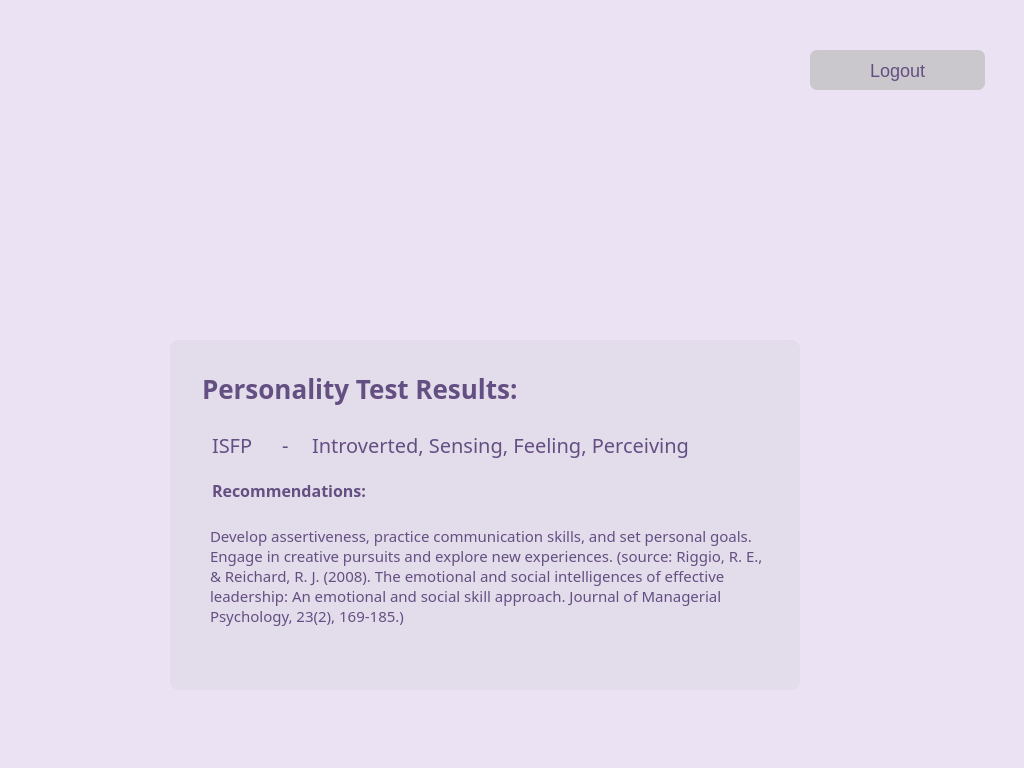
<?xml version="1.0" encoding="UTF-8"?>
<ui version="4.0">
 <class>Form</class>
 <widget class="QWidget" name="Form">
  <property name="geometry">
   <rect>
    <x>0</x>
    <y>0</y>
    <width>1024</width>
    <height>768</height>
   </rect>
  </property>
  <property name="windowTitle">
   <string>Form</string>
  </property>
  <property name="styleSheet">
   <string notr="true">background-color:rgb(235, 226, 244);
border-radius: 9px;</string>
  </property>
  <widget class="QLabel" name="label">
   <property name="geometry">
    <rect>
     <x>430</x>
     <y>60</y>
     <width>191</width>
     <height>181</height>
    </rect>
   </property>
   <property name="styleSheet">
    <string notr="true">background-image:url(static/images/logo.png);</string>
   </property>
   <property name="text">
    <string/>
   </property>
   <property name="alignment">
    <set>Qt::AlignCenter</set>
   </property>
  </widget>
  <widget class="QPushButton" name="logout">
   <property name="geometry">
    <rect>
     <x>810</x>
     <y>50</y>
     <width>175</width>
     <height>40</height>
    </rect>
   </property>
   <property name="font">
    <font>
     <pointsize>1</pointsize>
    </font>
   </property>
   <property name="styleSheet">
    <string notr="true">QPushButton#logout{
background-color:rgba(192, 192, 192,200);

color: rgb(100, 79, 130);

font-size: 18px;
border-radius : 7px;

}
QPushButton#logout: pressed {
background-color: rgb(117, 71, 255);
}
</string>
   </property>
   <property name="text">
    <string>Logout</string>
   </property>
  </widget>
  <widget class="QGroupBox" name="groupBox">
   <property name="geometry">
    <rect>
     <x>170</x>
     <y>340</y>
     <width>630</width>
     <height>350</height>
    </rect>
   </property>
   <property name="styleSheet">
    <string notr="true">background-color: rgba(192, 192, 192, 50)</string>
   </property>
   <property name="title">
    <string/>
   </property>
   <widget class="QLineEdit" name="Test_results">
    <property name="geometry">
     <rect>
      <x>30</x>
      <y>30</y>
      <width>571</width>
      <height>51</height>
     </rect>
    </property>
    <property name="font">
     <font>
      <family>Sura</family>
      <pointsize>1</pointsize>
      <weight>62</weight>
      <bold>true</bold>
     </font>
    </property>
    <property name="styleSheet">
     <string notr="true">background-color:rgba(192, 192, 192,0);

color: rgb(100, 79, 130);
font-size: 26px;
border-radius : 7px;
font-family:Sura;
font-weight:500;</string>
    </property>
    <property name="text">
     <string>Personality Test Results:</string>
    </property>
    <property name="alignment">
     <set>Qt::AlignLeading|Qt::AlignLeft|Qt::AlignTop</set>
    </property>
    <property name="placeholderText">
     <string/>
    </property>
   </widget>
   <widget class="QLineEdit" name="p_list">
    <property name="geometry">
     <rect>
      <x>140</x>
      <y>90</y>
      <width>471</width>
      <height>51</height>
     </rect>
    </property>
    <property name="font">
     <font>
      <family>Sura</family>
      <pointsize>1</pointsize>
      <weight>25</weight>
      <bold>false</bold>
     </font>
    </property>
    <property name="styleSheet">
     <string notr="true">background-color:rgba(192, 192, 192,0);

color: rgb(100, 79, 130);
font-size: 20px;
border-radius : 7px;
font-family:Sura;
font-weight:200;</string>
    </property>
    <property name="text">
     <string>Introverted, Sensing, Feeling, Perceiving</string>
    </property>
    <property name="alignment">
     <set>Qt::AlignLeading|Qt::AlignLeft|Qt::AlignTop</set>
    </property>
    <property name="placeholderText">
     <string/>
    </property>
   </widget>
   <widget class="QLineEdit" name="Question_area">
    <property name="geometry">
     <rect>
      <x>40</x>
      <y>140</y>
      <width>521</width>
      <height>20</height>
     </rect>
    </property>
    <property name="styleSheet">
     <string notr="true">background-color:rgba(192, 192, 192,0);

color: rgb(100, 79, 130);
font-size: 16px;
border-radius : 7px;
font-family:Sura;
font-weight:600;</string>
    </property>
    <property name="text">
     <string>Recommendations:</string>
    </property>
   </widget>
   <widget class="QLineEdit" name="Trait_types">
    <property name="geometry">
     <rect>
      <x>40</x>
      <y>90</y>
      <width>61</width>
      <height>31</height>
     </rect>
    </property>
    <property name="font">
     <font>
      <family>Sura</family>
      <pointsize>1</pointsize>
      <weight>25</weight>
      <bold>false</bold>
     </font>
    </property>
    <property name="styleSheet">
     <string notr="true">background-color:rgba(192, 192, 192,0);

color: rgb(100, 79, 130);
font-size: 20px;
border-radius : 7px;
font-family:Sura;
font-weight:200;</string>
    </property>
    <property name="text">
     <string>ISFP</string>
    </property>
    <property name="alignment">
     <set>Qt::AlignLeading|Qt::AlignLeft|Qt::AlignTop</set>
    </property>
    <property name="placeholderText">
     <string/>
    </property>
   </widget>
   <widget class="QLineEdit" name="Question_No_7">
    <property name="geometry">
     <rect>
      <x>110</x>
      <y>90</y>
      <width>16</width>
      <height>31</height>
     </rect>
    </property>
    <property name="font">
     <font>
      <family>Sura</family>
      <pointsize>1</pointsize>
      <weight>25</weight>
      <bold>false</bold>
     </font>
    </property>
    <property name="styleSheet">
     <string notr="true">background-color:rgba(192, 192, 192,0);

color: rgb(100, 79, 130);
font-size: 20px;
border-radius : 7px;
font-family:Sura;
font-weight:200;</string>
    </property>
    <property name="text">
     <string>-</string>
    </property>
    <property name="alignment">
     <set>Qt::AlignLeading|Qt::AlignLeft|Qt::AlignTop</set>
    </property>
    <property name="placeholderText">
     <string/>
    </property>
   </widget>
   <widget class="QLabel" name="recom_area">
    <property name="geometry">
     <rect>
      <x>40</x>
      <y>160</y>
      <width>561</width>
      <height>171</height>
     </rect>
    </property>
    <property name="styleSheet">
     <string notr="true">background-color:rgba(192, 192, 192,0);
font-size: 15px;
font-family:Sura;
font-weight:300;
color: rgb(100, 79, 130);

font-weight:400;</string>
    </property>
    <property name="text">
     <string>Develop assertiveness, practice communication skills, and set personal goals. Engage in creative pursuits and explore new experiences. (source: Riggio, R. E., &amp; Reichard, R. J. (2008). The emotional and social intelligences of effective leadership: An emotional and social skill approach. Journal of Managerial Psychology, 23(2), 169-185.)
</string>
    </property>
    <property name="wordWrap">
     <bool>true</bool>
    </property>
   </widget>
  </widget>
 </widget>
 <resources/>
 <connections/>
</ui>
